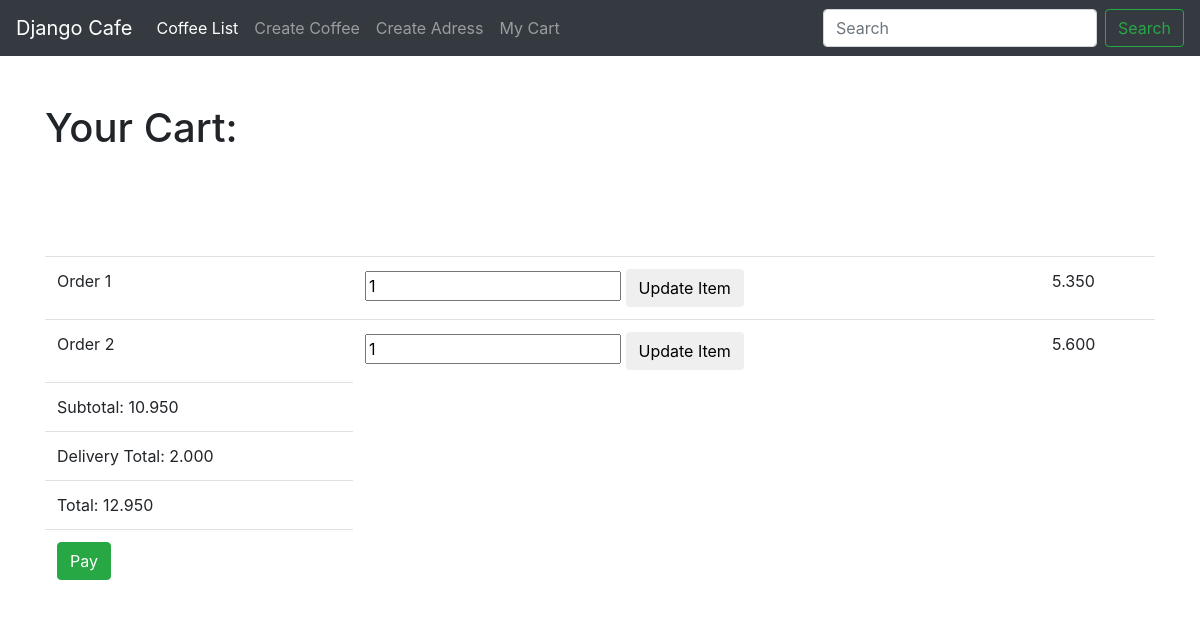
The app's page /cart/mycart/ (signed in) with its own data.
### cart/models.py (models this page shows, shortened)
class CartItem(models.Model):
	cart = models.ForeignKey("Cart")
	item = models.ForeignKey(Coffee)
	quantity= models.PositiveIntegerField(default=1)
	line_item_total = models.DecimalField(max_digits=6, decimal_places=3,)

class Cart(models.Model):
	user = models.ForeignKey(User)
	items = models.ManyToManyField(Coffee, through=CartItem)
	subtotal = models.DecimalField(max_digits=6, decimal_places=3, default=0.000)
	delivery_total = models.DecimalField(max_digits=6, decimal_places=3, default=0.000)
	total = models.DecimalField(max_digits=6, decimal_places=3, default=0.000)
	timestamp = models.DateTimeField(auto_now_add=True, auto_now=False)
	updated = models.DateTimeField(auto_now_add=False, auto_now=True)

### coffee/models.py (models this page shows, shortened)
class Coffee(models.Model):
	user = models.ForeignKey(User, default=1)
	name = models.CharField(max_length=20)
	shots = models.PositiveIntegerField(default=1)
	bean = models.ForeignKey(Bean, default=1)
	roast = models.ForeignKey(Roast, default=1)
	syrups = models.ManyToManyField(Syrup, blank=True)
	powders = models.ManyToManyField(Powder, blank=True)
	water = models.FloatField()
	milk = models.BooleanField(default=False)
	foam = models.FloatField()
	extrainstructions = models.TextField(null=True, blank=True)
	price = models.DecimalField(max_digits=6, decimal_places=3, null=True)

### cart/views.py (the view, shortened to what this page needs)
def mycart(request):
	cart, created = Cart.objects.get_or_create(user = request.user)
	item_id = request.GET.get("item")
	qty = request.GET.get("qty", 1)
	return render(request, 'cart.html', {'cart': cart})

### cart/templates/cart.html (shortened to what this page needs)
{% extends "base.html" %}
{% block content %}
<div class="row">
	<div class="col-sm-12">
		{% if cart.cartitem_set.count < 1 %}
			<h1> Your Cart is empty <small>Please Continue Shopping</small></h1>
		{% else %}
		<h1>Your Cart:</h1>
		<table class="table">
				{% for item in cart.cartitem_set.all  %}
					<tr>
						<td>{{item.item.name}}</td>
						<td>
					<form action="{% url 'cart:mycart' %}" method="GET">
					  	<input type="number" name="qty" value="{{item.quantity}}">
					  	<input type="submit" class="btn btn-default" value="Update Item">
				  	</form>
						</td>
						<td>{{item.line_item_total}}</td>
					</tr>
				{% endfor %}
				<tr><td>Subtotal: {{cart.subtotal}}</td></tr><br>
				<tr><td>Delivery Total: {{cart.delivery_total}}</td></tr><br>
				<tr><td>Total: {{cart.total}}</td></tr><br>
				<tr><td><a href="{% url 'cart:checkout' %}" class="btn btn-success" >Pay</td></tr><br>
		</table>
		{% endif %}
	</div>
</div>
{% endblock content %}

### records on screen
CartItem: item.name "Order 1", qty "1", line_item_total "5.350"
CartItem: item.name "Order 2", qty "1", line_item_total "5.600"
Cart: subtotal "10.950", delivery_total "2.000", total "12.950"
